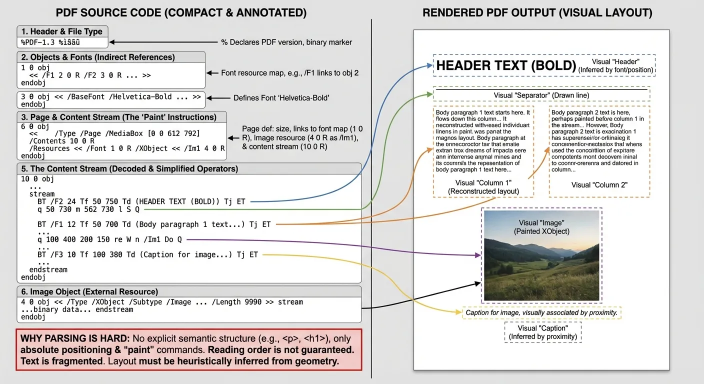
#> input picture examples/cs336/assets/364ffa690f8b8544f644f1f4.webp, 1408 x 768 px, given in place of assets, which was not available (shown at 1/2 size)
$ python sheet.py out.png ../../examples/cs336/assets
#> lines starting #> are read from the running program, lines starting #| are printed output that depends on the picture
#!/usr/bin/env python3
"""Tile pictures (captures, video frames) into one contact sheet, each labelled with its file name.

    uv run --no-project --with pillow python -I tools/sheet.py <out.png> <in.png> [...] [--cols 2] [--width 720]
"""
import argparse
from pathlib import Path
from PIL import Image, ImageDraw

ap = argparse.ArgumentParser()
ap.add_argument("out")
ap.add_argument("images", nargs="+")
ap.add_argument("--cols", type=int, default=2)
ap.add_argument("--width", type=int, default=720)
a = ap.parse_args()
tiles = []
for f in a.images:
    im = Image.open(f).convert("RGB")
#> im is the input picture: PIL image 1408x768 RGB; mean R, G, B 219.4, 217.4, 216.1
    im = im.resize((a.width, round(im.height * a.width / im.width)))
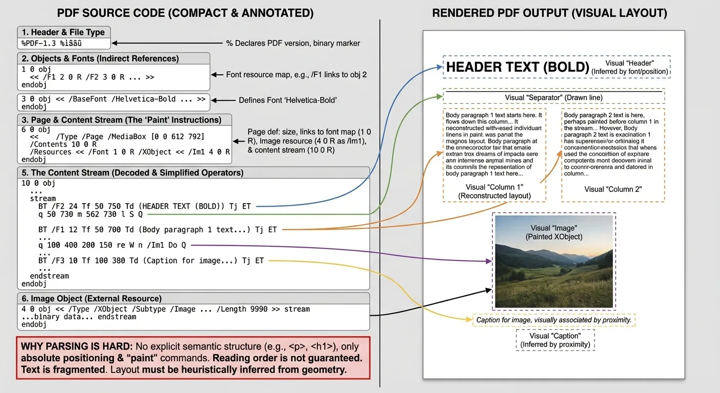
#> im: PIL image 720x393 RGB; mean R, G, B 219.2, 217.2, 216
    ImageDraw.Draw(im).rectangle([0, 0, 7 * len(Path(f).name) + 8, 16], fill=(255, 235, 0))
    ImageDraw.Draw(im).text((4, 2), Path(f).name, fill=(0, 0, 0))
    tiles.append(im)
h = max(t.height for t in tiles)
#> h = 393
rows = (len(tiles) + a.cols - 1) // a.cols
#> rows = 1
sheet = Image.new("RGB", (a.width * a.cols + 4 * (a.cols - 1), h * rows + 4 * (rows - 1)), (120, 120, 120))
#> sheet: PIL image 1444x393 RGB; every value is 120
for i, t in enumerate(tiles):
    sheet.paste(t, ((i % a.cols) * (a.width + 4), (i // a.cols) * (h + 4)))
#> this loop made 1 pass
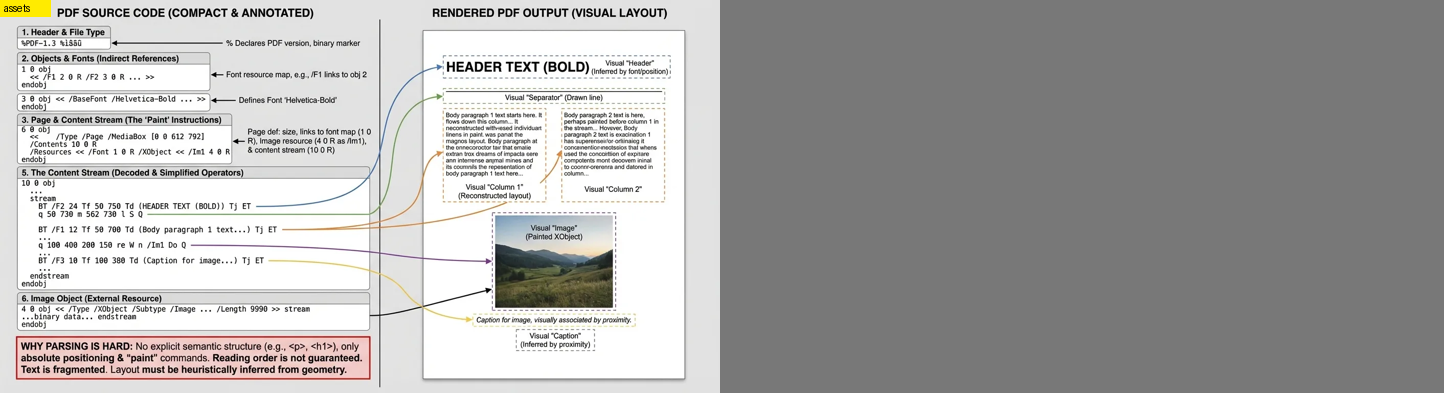
#> sheet: PIL image 1444x393 RGB; mean R, G, B 169.5, 168.5, 167.5
sheet.save(a.out)
print(f"wrote {a.out} ({sheet.width} x {sheet.height})")
#| wrote out.png (1444 x 393)

$ run again, on examples/cs336/assets/6120ead0f47aab9f3bac18d9.webp
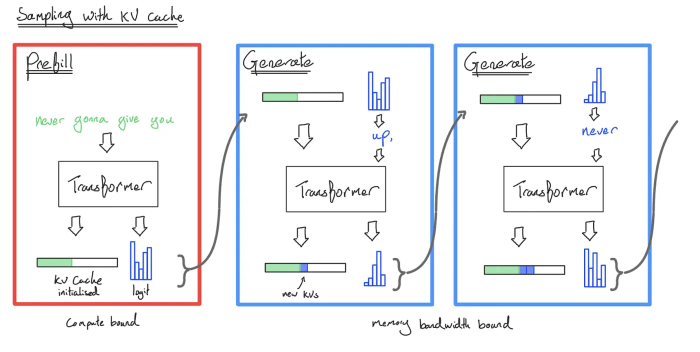
#> input picture examples/cs336/assets/6120ead0f47aab9f3bac18d9.webp, 1400 x 704 px, given in place of assets, which was not available (shown at 1/2 size)
#> im is the input picture: PIL image 1400x704 RGB; mean R, G, B 241.3, 241.8, 244.6
#> `im = im.resize((a.width, round(im.height * a.width / im.width)))`:
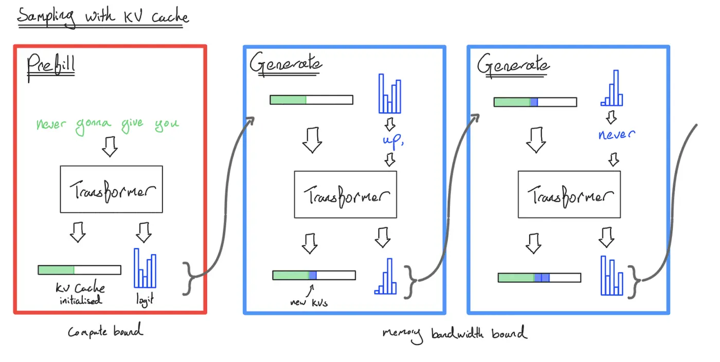
#> im: PIL image 720x362 RGB; mean R, G, B 241.1, 241.7, 244.5
#> h = 362
#> rows = 1
#> the loop `for i, t in enumerate(tiles):` made 1 pass
#> after the loop `for i, t in enumerate(tiles):`:
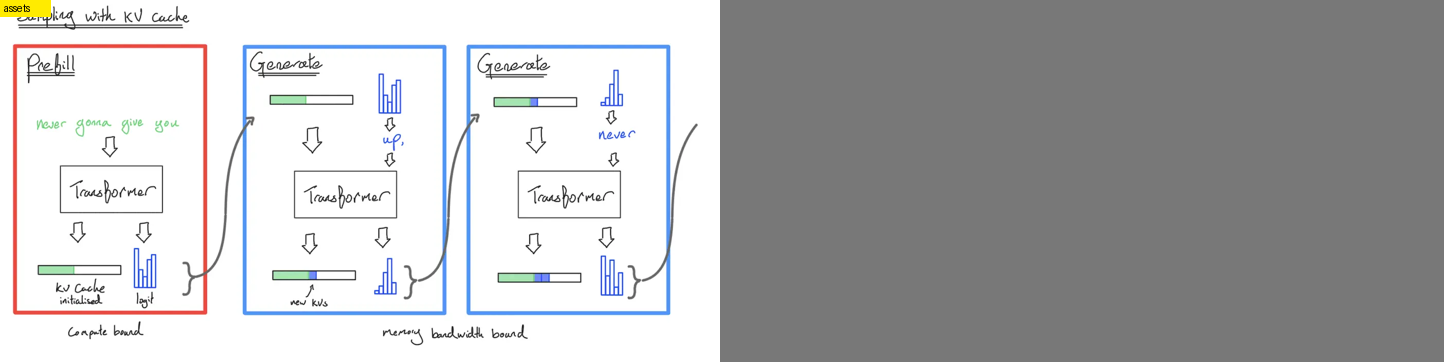
#> sheet: PIL image 1444x362 RGB; mean R, G, B 180.4, 180.6, 181.7
#| wrote out.png (1444 x 362)

$ run again, on examples/cs336/assets/717dbf0c530250aea5f1474d.webp
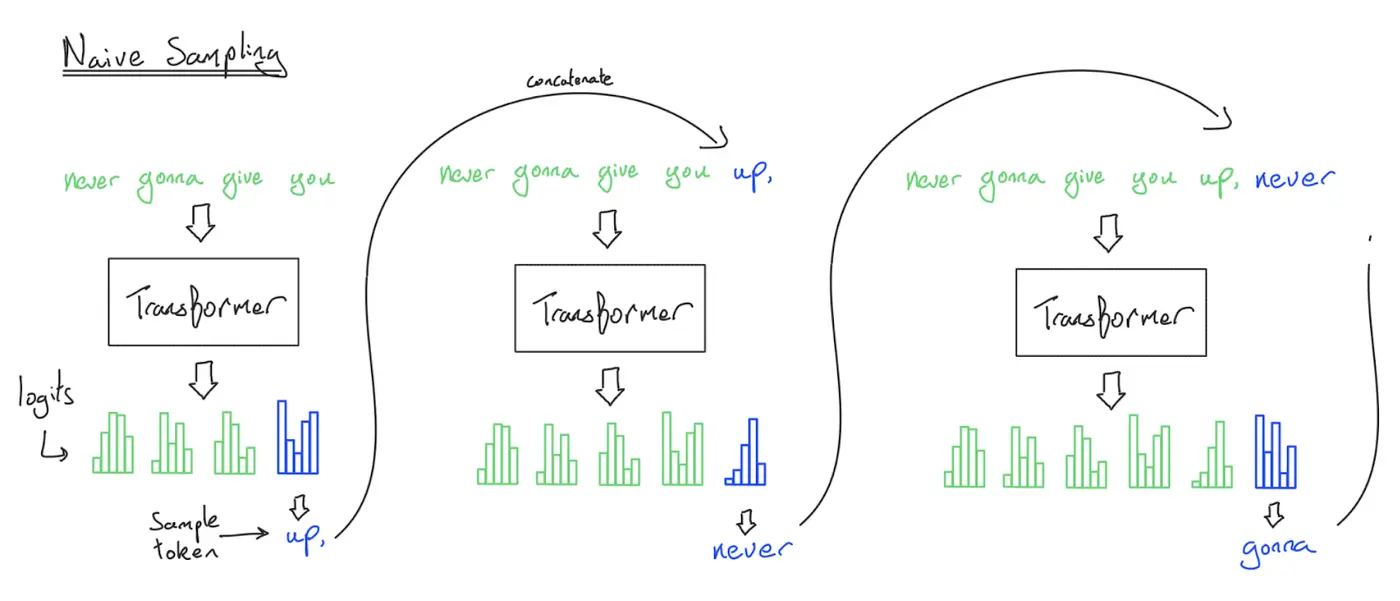
#> input picture examples/cs336/assets/717dbf0c530250aea5f1474d.webp, 1400 x 601 px, given in place of assets, which was not available
#> im is the input picture: PIL image 1400x601 RGB; mean R, G, B 247.3, 249.1, 248.4
#> `ImageDraw.Draw(im).rectangle([0, 0, 7 * len(Path(f).name) + 8, 16], fi..`:
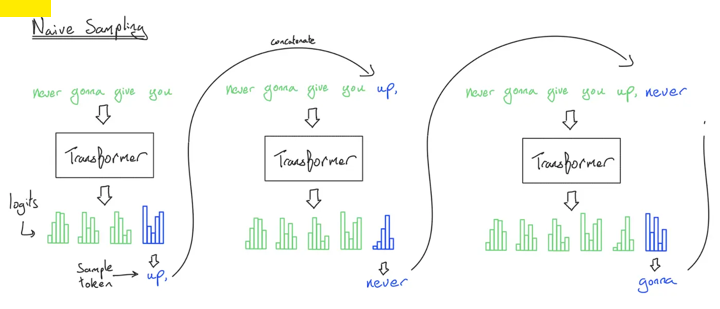
#> im: PIL image 720x309 RGB; mean R, G, B 247.2, 248.9, 247.3
#> h = 309
#> rows = 1
#> the loop `for i, t in enumerate(tiles):` made 1 pass
#> after the loop `for i, t in enumerate(tiles):`:
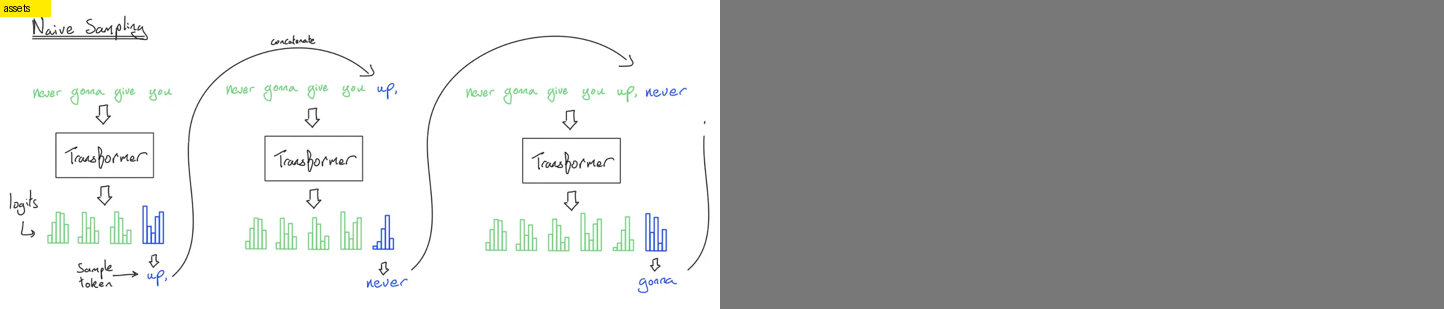
#> sheet: PIL image 1444x309 RGB; mean R, G, B 183.4, 184.2, 183.5
#| wrote out.png (1444 x 309)
